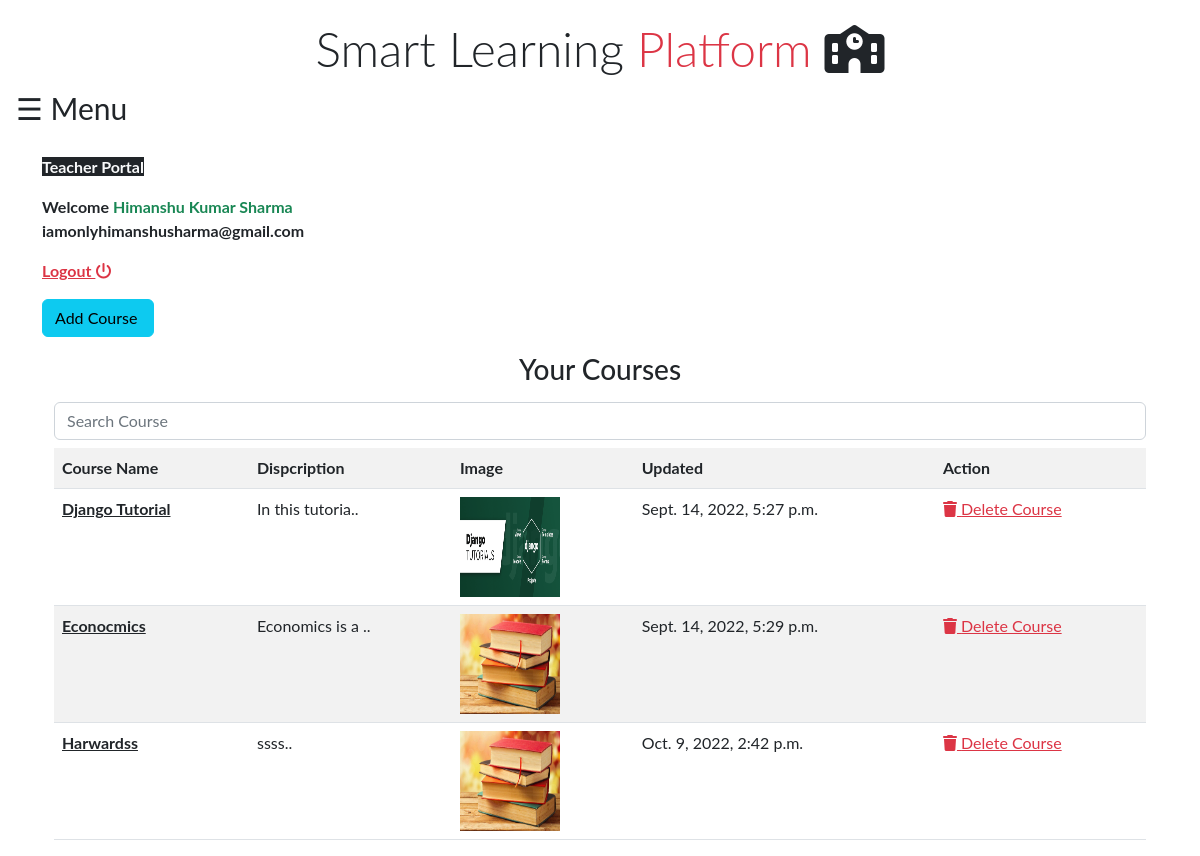
The app's page /cms/home/ (signed in) with its own data.
### cms/models.py (models this page shows)
class teacher(models.Model):
    name = models.CharField(max_length=250)
    email = models.EmailField(max_length=250,unique=True)
    password = models.CharField(max_length=250)

class course(models.Model):
    cname = models.CharField(max_length=400)
    user = models.ForeignKey(teacher,on_delete=models.CASCADE)
    slug = AutoSlugField(populate_from='cname',max_length=250,unique=True,null=True,default=None)
    disp = models.TextField(default=False)
    dateof  = models.DateTimeField(auto_now_add=True)
    cimg = models.ImageField(upload_to='courseimg/' ,default=False)

### cms/views.py (the view)
# urls.py: path('home/',views.home.as_view(),name='home'),
class home(View):
    @method_decorator(teacherAuth)
    def get(self, request):
        if request.isauth:
            data = teacher.objects.filter(Q(email = request.session['email']) & Q(name = request.name))
            if data.exists():
                courses = course.objects.filter(user = teacher.objects.get(email = request.session['email']))
                return render(request,'cms/homecms.html',{'data':data,'course':courses})
            else:
                return render(request,'cms/login.html')
        else:
            return render(request,'cms/login.html')

### cms/templates/cms/homecms.html (shortened to what this page needs)
{% extends 'core/base.html' %}
{% load static %}
{% block content %}
{% include 'core/navbar.html' %}
<div class="container mt-2">
    {% if data %}
    <p><b class="text-center bg-dark text-light">Teacher Portal</b></p>
    {% for i in data %}
    <p class="text-dark mt-2"><b>Welcome <span class="text-success">{{i.name | capfirst  }}</span> <br>{{i.email}} </b>  </p>
    <p><b class="text-danger"><a href="{% url 'logoutcms' %}" class="text-danger">Logout <i class="fa-solid fa-power-off"></i></a>  </b></p>
    <p><b class=""><a href="{% url 'addcourse' %}" class="btn btn-info">Add Course </a>  </b></p>
    {% endfor %}
    <div class="container mt-2">
        <h3 class="text-dark text-center">Your Courses</h3>
    </div>
    <div class="container" style='overflow-x:scroll;'>
        {% if course   %}
        <input type="text" name="input" id="myInput" class="form-control mt-2" placeholder="Search Course ">
        <table class="table table-striped mt-2" id="myTable">
          <th> Course Name </th>
          <th> Dispcription </th>
          <th> Image </th>
          <th> Updated </th>
          <th> Action </th>
            {% for i in course %}
            <tr>
            <td><p><b><a href="{% url 'opencourse' book=i.slug %}" class='text-dark'> {{i.cname | capfirst}}</a></b></p></td>
            {% if i.disp == '' %}
            <td>No Dispcription</td>
            {% else %}
            <td>{{i.disp | slice:":15"}}..</td>
            {% endif %}
            {% if i.cimg == 'False' %}
<td>
    <img src="{% static 'cms/img/book.jpeg' %}" alt="default image" class="img-fluid" style='width:100px; height:100px; ' title="this is the default image">
</td>
            {% else %}
<td>
    <img src="{{ i.cimg.url }}" alt="course image" class="img-fluid" style='width:100px; height:100px; '>
</td>
            {% endif %}
            <td>{{i.dateof}}</td>
            <td><a href="{% url 'deletecourse' book=i.slug %}" class="text-danger"><i class="fa fa-trash" aria-hidden="true"></i> Delete Course
            </a></td>
        </tr>
            {% endfor %}
        </table>
        {% else %}
        <hr class="text-success">
        <h3 class="text-center">No Courses Yet.</h3>
        {% endif %}
    </div>
    {% else %}
    <h1>Something went wrong !!!</h1>
    {% endif %}
</div>
{% endblock content %}

### core/templates/core/base.html (shortened to what this page needs)
<!doctype html>
<html lang="en">
  <head>
  {% block link %}
  {% load cache %}
  {% cache 500 links %}
  <link href="https://cdn.jsdelivr.net/npm/bootstrap@5.2.1/dist/css/bootstrap.min.css" rel="stylesheet">
  <link rel="stylesheet" href="https://cdnjs.cloudflare.com/ajax/libs/font-awesome/6.2.0/css/all.min.css" />
 {% endcache links %}
  {% endblock link %}
  </head>
  <body>
    {% block content %}{% endblock content %}
  </body>
</html>

### core/templates/core/navbar.html (shortened to what this page needs)
<div id="main">
  <div class=" mt-1 text-center">
    <h1 class="display-5">Smart Learning <span class="text-danger text-center">Platform</span> <i class="fas fa-school"></i> </h1>
  </div>
  <span style="font-size:30px;cursor:pointer" onclick="openNav()">&#9776; Menu</span>
</div>

### core/templates/core/navbar.html (style rules this page uses)
body { font-family: "Lato", sans-serif; }
#main { transition: margin-left .5s; padding: 16px; }

### records on screen
teacher: name "Himanshu Kumar Sharma", email "iamonlyhimanshusharma@gmail.com"
course: cname "Django Tutorial", disp "In this tutoria", cimg (picture), dateof "Sept. 14, 2022, 5:27 p.m."
course: cname "Econocmics", disp "Economics is a", dateof "Sept. 14, 2022, 5:29 p.m."
course: cname "Harwardss", disp "ssss", dateof "Oct. 9, 2022, 2:42 p.m."
